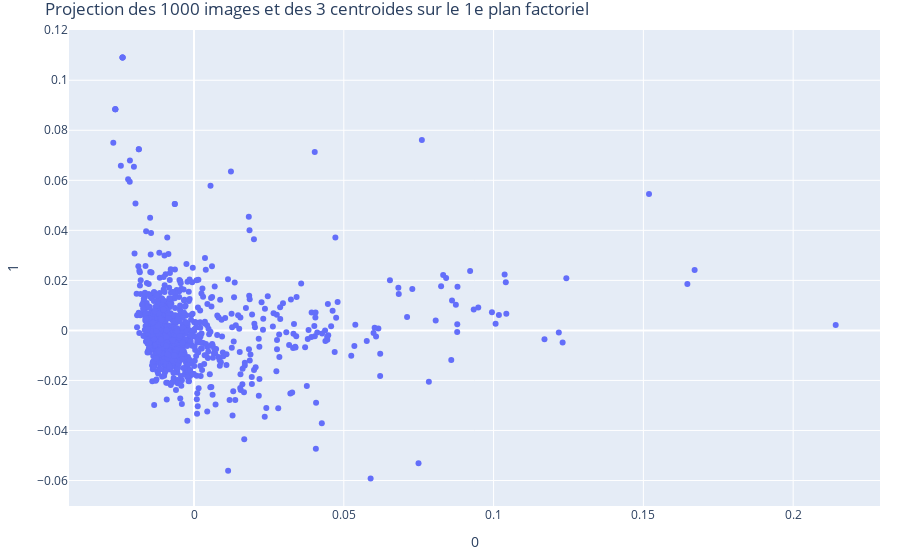

The cell this chart's notebook holds for it:
### Markdown cell above
# Clustering 2D

### Code cell
clear_output()

X_projected_0 = data_img_clus_3D.iloc[:, 0] 
X_projected_1 = data_img_clus_3D.iloc[:, 1]
fig = px.scatter(data_img_clus_3D,
                 x="0",
                 y="1")
fig.update_xaxes()
fig.update_yaxes()
fig.update_layout(title="Projection des {} images et des 3 centroides sur le {}e plan factoriel"\
                    .format(X_projected_0.shape[0], 1))
margin = go.layout.Margin(l=20, r=20, b=30, t=30)

fig.update_layout(margin=margin)
fig.show()

### Figure 1 — Plotly figure (JSON) as saved in the notebook; plotly's stock layout.template omitted (floating-point values rounded to 4 significant figures; data arrays with more than 128 entries replaced by an {"elided": "..."} marker saying what was removed)
{"data": [{"hovertemplate": "0=%{x}<br>1=%{y}<extra></extra>", "legendgroup": "", "marker": {"color": "#636efa", "symbol": "circle"}, "mode": "markers", "name": "", "orientation": "v", "showlegend": false, "type": "scatter", "x": {"elided": "1000 float values"}, "xaxis": "x", "y": {"elided": "1000 float values"}, "yaxis": "y"}], "layout": {"legend": {"tracegroupgap": 0}, "margin": {"b": 30, "l": 20, "r": 20, "t": 30}, "title": {"text": "Projection des 1000 images et des 3 centroides sur le 1e plan factoriel"}, "xaxis": {"anchor": "y", "domain": [0, 1], "title": {"text": "0"}}, "yaxis": {"anchor": "x", "domain": [0, 1], "title": {"text": "1"}}}}
